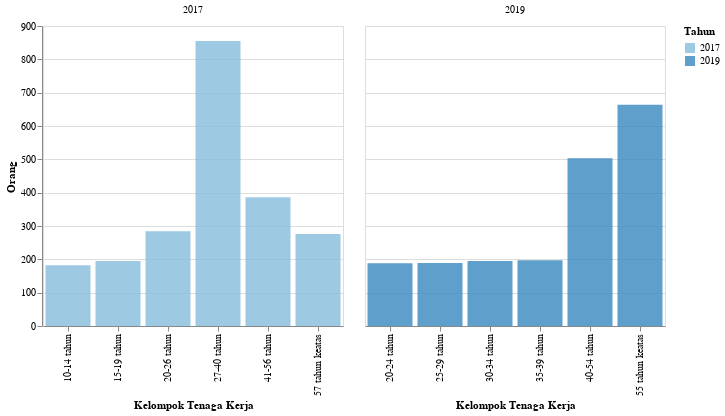

Notebook source saved alongside this figure:
### Markdown cell above
<h2> Kelompok Usia Tenaga Kerja</h2>

### Code cell
df_4 = data('Kelompok Tenaga Kerja')
plot4 = plot_2(df_4,'Orang','Kelompok Tenaga Kerja',300)
plot4

### Figure 1 — Vega-Lite specification as saved in the notebook (floating-point values rounded to 4 significant figures)
{"config": {"view": {"continuousWidth": 400, "continuousHeight": 300}}, "data": {"name": "data-6d3ac26be3dd7f8b352474f53d988d1d"}, "mark": {"type": "bar", "opacity": 0.8}, "encoding": {"color": {"condition": {"type": "nominal", "field": "Tahun", "scale": {"scheme": "blues"}, "selection": "selector084"}, "value": "lightgray"}, "column": {"type": "ordinal", "field": "Tahun", "title": ""}, "tooltip": [{"type": "quantitative", "field": "Tahun"}, {"type": "nominal", "field": "Keterangan"}, {"type": "nominal", "field": "N"}, {"type": "nominal", "field": "Satuan"}], "x": {"type": "ordinal", "field": "Keterangan", "title": "Kelompok Tenaga Kerja"}, "y": {"type": "quantitative", "axis": {"tickMinStep": 1}, "field": "N", "title": "Orang"}}, "resolve": {"scale": {"x": "independent"}}, "selection": {"selector084": {"type": "single", "encodings": ["y", "color"]}, "selector089": {"type": "interval", "bind": "scales", "encodings": ["x", "y"]}}, "width": 300, "$schema": "https://vega.github.io/schema/vega-lite/v4.8.1.json", "datasets": {"data-6d3ac26be3dd7f8b352474f53d988d1d": [{"Tahun": 2017, "Kode": 1, "Data": "Kependudukan", "Kode Kategori": 1.6, "Kategori": "Kelompok Tenaga Kerja", "Keterangan": "10-14 tahun", "N": "182", "Satuan": "Orang"}, {"Tahun": 2017, "Kode": 1, "Data": "Kependudukan", "Kode Kategori": 1.6, "Kategori": "Kelompok Tenaga Kerja", "Keterangan": "15-19 tahun", "N": "195", "Satuan": "Orang"}, {"Tahun": 2017, "Kode": 1, "Data": "Kependudukan", "Kode Kategori": 1.6, "Kategori": "Kelompok Tenaga Kerja", "Keterangan": "20-26 tahun", "N": "284", "Satuan": "Orang"}, {"Tahun": 2017, "Kode": 1, "Data": "Kependudukan", "Kode Kategori": 1.6, "Kategori": "Kelompok Tenaga Kerja", "Keterangan": "27-40 tahun", "N": "855", "Satuan": "Orang"}, {"Tahun": 2017, "Kode": 1, "Data": "Kependudukan", "Kode Kategori": 1.6, "Kategori": "Kelompok Tenaga Kerja", "Keterangan": "41-56 tahun", "N": "386", "Satuan": "Orang"}, {"Tahun": 2017, "Kode": 1, "Data": "Kependudukan", "Kode Kategori": 1.6, "Kategori": "Kelompok Tenaga Kerja", "Keterangan": "57 tahun keatas", "N": "276", "Satuan": "Orang"}, {"Tahun": 2019, "Kode": 1, "Data": "Kependudukan", "Kode Kategori": 1.6, "Kategori": "Kelompok Tenaga Kerja", "Keterangan": "20-24 tahun", "N": 188.0, "Satuan": "Orang"}, {"Tahun": 2019, "Kode": 1, "Data": "Kependudukan", "Kode Kategori": 1.6, "Kategori": "Kelompok Tenaga Kerja", "Keterangan": "25-29 tahun", "N": 189.0, "Satuan": "Orang"}, {"Tahun": 2019, "Kode": 1, "Data": "Kependudukan", "Kode Kategori": 1.6, "Kategori": "Kelompok Tenaga Kerja", "Keterangan": "30-34 tahun", "N": 195.0, "Satuan": "Orang"}, {"Tahun": 2019, "Kode": 1, "Data": "Kependudukan", "Kode Kategori": 1.6, "Kategori": "Kelompok Tenaga Kerja", "Keterangan": "35-39 tahun", "N": 197.0, "Satuan": "Orang"}, {"Tahun": 2019, "Kode": 1, "Data": "Kependudukan", "Kode Kategori": 1.6, "Kategori": "Kelompok Tenaga Kerja", "Keterangan": "40-54 tahun", "N": 503.0, "Satuan": "Orang"}, {"Tahun": 2019, "Kode": 1, "Data": "Kependudukan", "Kode Kategori": 1.6, "Kategori": "Kelompok Tenaga Kerja", "Keterangan": "55 tahun keatas", "N": 664.0, "Satuan": "Orang"}]}}
